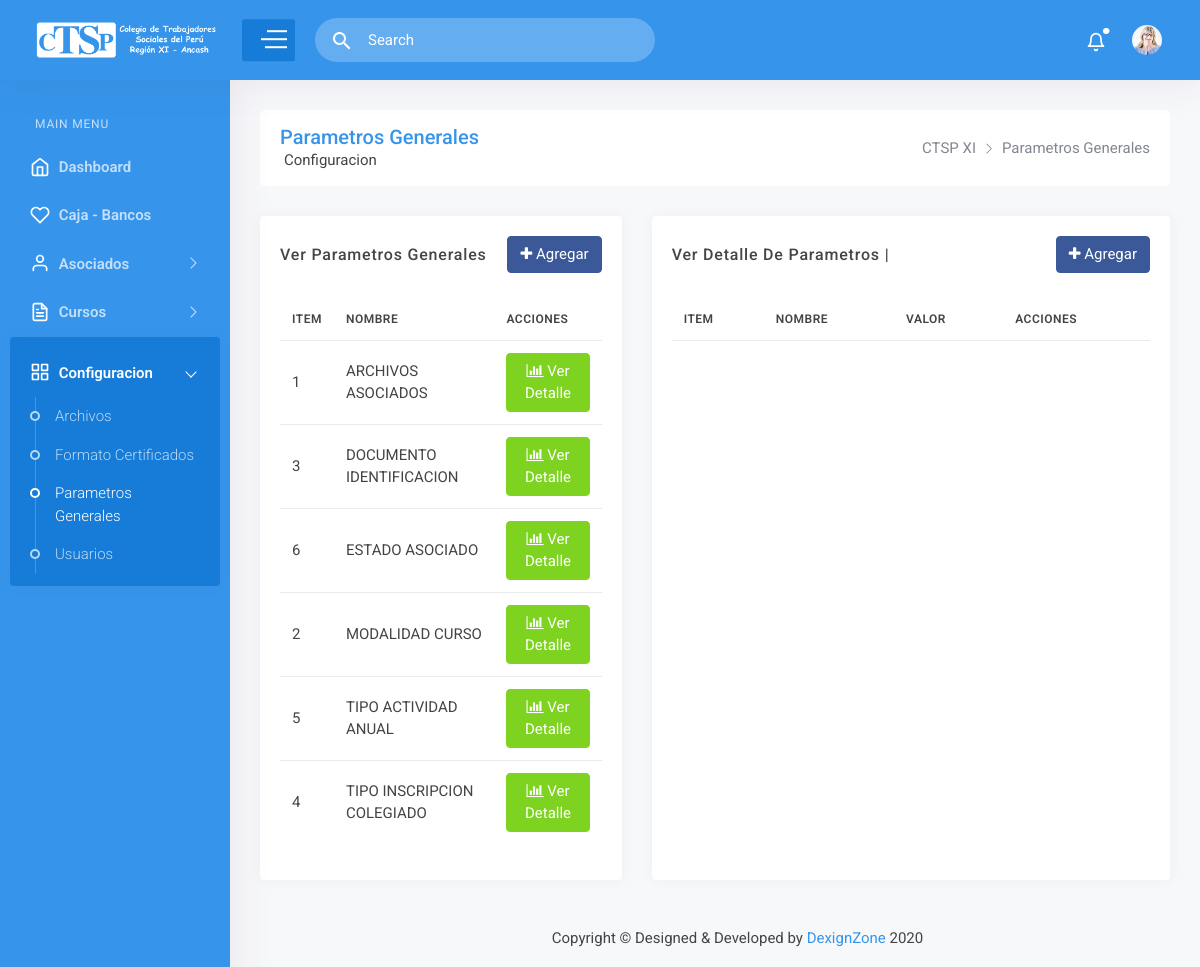
Page /intranet/intranet/contents/ver_parametros.php on the committed database.
### tables this page shows
CREATE TABLE `parametros_generales` (
  `id_parametro` int(11) NOT NULL,
  `nombre` varchar(45) DEFAULT NULL
);

### intranet/models/Conectar.php (called while the page is built, shortened)
<?php
class Conectar
{
    private static $_instancia;
    private $_connection;
    private $_host = "localhost";
    private $_user = "root_lsp";
    private $_pass = "root/*123";
    private $_db = "ctsprxi";
    public function __construct()
    {
        $this->_connection = new mysqli($this->_host, $this->_user, $this->_pass, $this->_db);
        $this->_connection->query("SET NAMES 'utf8'");
    }
    public static function getInstancia()
    {
        if (!isset(self::$_instancia)) {
            self::$_instancia = new self;
        }
        return self::$_instancia;
    }
    public function getConnection()
    {
        return $this->_connection;
    }
    public function get_Cursor($sql)
    {
        $db = conectar::getInstancia();
        $mysqli = $db->getConnection();
        $resultado = $mysqli->query($sql);
        return $resultado;
    }
}

### intranet/models/ParametrosGenerale.php (called while the page is built, shortened)
<?php
require_once 'Conectar.php';
class ParametrosGenerale
{
    private $c_conectar;
    public function __construct()
    {
        $this->c_conectar = Conectar::getInstancia();
    }
    public function verFilas () {
        $sql ="select * from parametros_generales ORDER BY nombre asc";
        return $this->c_conectar->get_Cursor($sql);
    }
}

### intranet/intranet/contents/ver_parametros.php (the view, shortened to what this page needs)
<?php
require '../../models/ParametrosGenerale.php';
$parametro = new ParametrosGenerale();
?>
<!DOCTYPE html>
<html lang="es">
<head>
    <link href="../../public/vendor/datatables/css/jquery.dataTables.min.css" rel="stylesheet">
    <link href="../../public/vendor/bootstrap-select/dist/css/bootstrap-select.min.css" rel="stylesheet">
    <link href="../../public/css/style.css" rel="stylesheet">
</head>
<body>
<div id="main-wrapper">
    <div class="nav-header">
        <a href="index.html" class="brand-logo">
            <img class="brand-title" src="../../public/images/logo-text-white.png" alt="" height="50px">
        </a>
        <div class="nav-control">
            <div class="hamburger">
                <span class="line"></span><span class="line"></span><span class="line"></span>
            </div>
        </div>
    </div>
    <?php include '../fixed/header.php' ?>
    <?php include '../fixed/sidebar.php' ?>
    <div class="content-body">
        <div class="container-fluid">
            <div class="row page-titles mx-0">
                <div class="col-sm-6 p-md-0">
                    <div class="welcome-text">
                        <h4>Parametros Generales</h4>
                        <span class="ml-1">Configuracion </span>
                    </div>
                </div>
                <div class="col-sm-6 p-md-0 justify-content-sm-end mt-2 mt-sm-0 d-flex">
                    <ol class="breadcrumb">
                        <li class="breadcrumb-item"><a href="javascript:void(0)">CTSP XI</a></li>
                        <li class="breadcrumb-item active"><a href="javascript:void(0)">Parametros Generales</a></li>
                    </ol>
                </div>
            </div>
            <div class="row">
                <div class="col-5">
                    <div class="card">
                        <div class="card-header">
                            <h4 class="card-title">Ver Parametros Generales</h4>
                            <button type="button" data-toggle="modal" data-target="#basicModal" class="btn btn-facebook"><i class="fa fa-plus"></i> Agregar</button>
                        </div>
                        <div class="card-body">
                            <div class="table-responsive">
                                <table id="example1" class="table " >
                                    <thead>
                                    <tr>
                                        <th>Item</th>
                                        <th>Nombre</th>
                                        <th>Acciones</th>
                                    </tr>
                                    </thead>
                                    <tbody>
                                    <?php
                                    $aparametros = $parametro->verFilas();
                                    foreach ($aparametros as $fila) {
                                        ?>
                                        <tr>
                                            <td><?php echo $fila['id_parametro'] ?></td>
                                            <td><?php echo $fila['nombre'] ?></td>
                                            <td class="text-center">
                                                <a href="ver_parametros.php?idparametro=<?php echo $fila['id_parametro'] ?>" class="btn btn-success text-white">
                                                    <i class="fa fa-bar-chart"></i> Ver Detalle
                                                </a>
                                            </td>
                                        </tr>
                                        <?php
                                    }
                                    ?>
                                    </tbody>
                                </table>
                            </div>
                        </div>
                    </div>
                </div>
                <div class="col-7">
                    <div class="card">
                        <div class="card-header">
                            <h4 class="card-title">Ver detalle de Parametros | <?php echo $parametro->getNombre()?></h4>
                            <button type="button" data-toggle="modal" data-target="#modalDetalle" class="btn btn-facebook"><i class="fa fa-plus"></i> Agregar</button>
                        </div>
                        <div class="card-body">
                            <div class="table-responsive">
                                <table id="aaa" class="table " >
                                    <thead>
                                    <tr>
                                        <th>Item</th>
                                        <th>Nombre</th>
                                        <th>Valor</th>
                                        <th>Acciones</th>
                                    </tr>
                                    </thead>
                                </table>
                            </div>
                        </div>
                    </div>
                </div>
            </div>
        </div>
    </div>
    <?php include '../fixed/footer.php' ?>
</div>
</body>
</html>

### rows in the picture
parametros_generales: id_parametro "1", nombre "ARCHIVOS ASOCIADOS"
parametros_generales: id_parametro "3", nombre "DOCUMENTO IDENTIFICACION"
parametros_generales: id_parametro "6", nombre "ESTADO ASOCIADO"
parametros_generales: id_parametro "2", nombre "MODALIDAD CURSO"
parametros_generales: id_parametro "5", nombre "TIPO ACTIVIDAD ANUAL"
parametros_generales: id_parametro "4", nombre "TIPO INSCRIPCION COLEGIADO"
